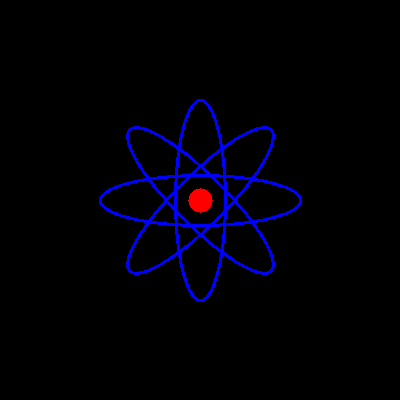
//> input picture 02_imgproc/01_drawing/atom_image_1004.jpg, 400 x 400 px
$ ./copyMakeBorder_demo ../01_drawing/atom_image_1004.jpg   (built with g++ and OpenCV 4)
//> lines starting //> are read from the running program, lines starting //| are printed output that depends on the picture
/**
 * @file copyMakeBorder_demo.cpp
 * @brief Sample code that shows the functionality of copyMakeBorder
 * @author OpenCV team
 */

#include "opencv2/imgproc.hpp"
#include "opencv2/imgcodecs.hpp"
#include "opencv2/highgui.hpp"

using namespace cv;

//![variables]
// Declare the variables
Mat src, dst;
int top, bottom, left, right;
int borderType = BORDER_CONSTANT;
const char* window_name = "copyMakeBorder Demo";
RNG rng(12345);
//![variables]

/**
 * @function main
 */
int main( int argc, char** argv )
{
    //![load]
    const char* imageName = argc >=2 ? argv[1] : "lena.jpg";

    // Loads an image
    src = imread( samples::findFile( imageName ), IMREAD_COLOR ); // Load an image
//> src is the input picture: 400 rows x 400 cols, CV_8UC3; mean B, G, R 7.7, 0, 0.7

    // Check if image is loaded fine
    if( src.empty()) {
        printf(" Error opening image\n");
        printf(" Program Arguments: [image_name -- default lena.jpg] \n");
        return -1;
    }
    //![load]

    // Brief how-to for this program
    printf( "\n \t copyMakeBorder Demo: \n" );
    printf( "\t -------------------- \n" );
    printf( " ** Press 'c' to set the border to a random constant value \n");
    printf( " ** Press 'r' to set the border to be replicated \n");
    printf( " ** Press 'ESC' to exit the program \n");

    //![create_window]
    namedWindow( window_name, WINDOW_AUTOSIZE );
    //![create_window]

    //![init_arguments]
    // Initialize arguments for the filter
    top = bottom = (int) (0.05*src.rows);
//> top = 20; bottom = 20
    left = right = (int) (0.05*src.cols);
//> left = 20; right = 20
    //![init_arguments]

    for(;;)
    {
        //![update_value]
        Scalar value( rng.uniform(0, 255), rng.uniform(0, 255), rng.uniform(0, 255) );
        //![update_value]

        //![copymakeborder]
        copyMakeBorder( src, dst, top, bottom, left, right, borderType, value );
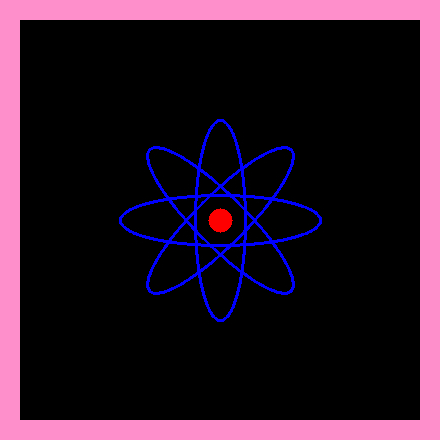
//> dst: 440 rows x 440 cols, CV_8UC3; mean B, G, R 41.6, 24.8, 44.7
//> the key 'c' is pressed
//> the key 'r' is pressed
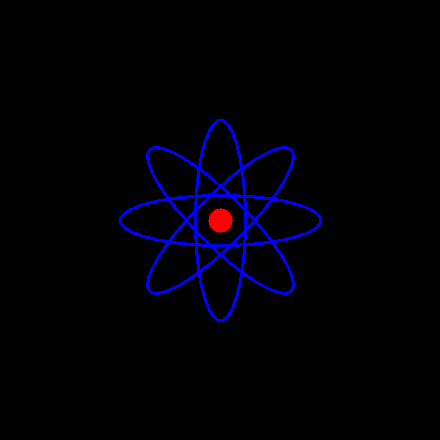
//> dst: 440 rows x 440 cols, CV_8UC3; mean B, G, R 6.3, 0, 0.6
        //![copymakeborder]

        //![display]
        imshow( window_name, dst );
        //![display]

        //![check_keypress]
        char c = (char)waitKey(500);
//> the Esc key is pressed
        if( c == 27 )
        { break; }
        else if( c == 'c' )
        { borderType = BORDER_CONSTANT; }
        else if( c == 'r' )
        { borderType = BORDER_REPLICATE; }
        //![check_keypress]
    }

    return 0;
}
